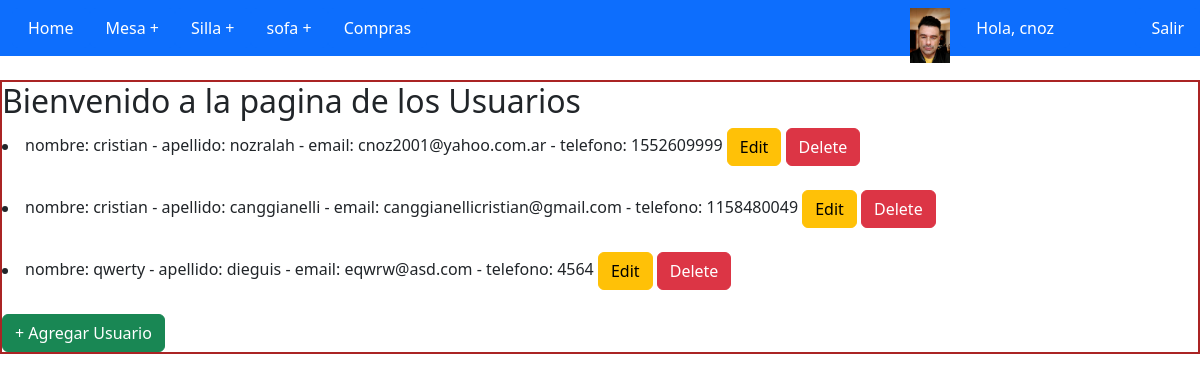
The app's page /productos/read_usuario/ (signed in) with its own data.
### productos/models.py (models this page shows)
class Usuario(models.Model):
    nombre = models.CharField(max_length= 30)
    apellido= models.CharField(max_length= 30)
    email = models.EmailField()
    telefono = models.IntegerField()
    def __str__(self):
        return f'nombre: {self.nombre} - apellido: {self.apellido} - email: {self.email} - telefono: {self.telefono}'

### productos/views.py (the view)
# urls.py: path('read_usuario/', read_usuario),
@login_required
def read_usuario(request=None):
    usuarios= Usuario.objects.all()
    avatar = Avatar.objects.filter(user = request.user.id)
    try:
        avatar = avatar[0].image.url
    except:
        avatar = None
    return render(request,'crud_usuario/read_usuario.html',{'usuario': usuarios,'avatar': avatar})

### productos/template/crud_usuario/read_usuario.html (shortened to what this page needs)
{% extends "../index.html" %}
{% load static %}
{% block contenido %}
<h2>Bienvenido a la pagina de los Usuarios </h2>
    {% for usuario in usuario %}
        <li>
            {{ usuario }}
            <a href="/productos/update_usuario/{{ usuario.id }}" class="btn btn-warning">Edit</a>
            <a href="/productos/delete_usuario/{{ usuario.id }}" class="btn btn-danger">Delete</a>
        </li>
        <br>
    {% endfor %}
    <a class="btn btn-success" href="/productos/create_usuario"> + Agregar Usuario</a>
{% endblock %}

### productos/template/index.html (shortened to what this page needs)
<!DOCTYPE html>
<html lang="en">
<head>
    {% load static %}
    <link rel="stylesheet" href="{% static '/css/myestylo.css' %}">
    <link rel="stylesheet" href="{%static 'css/bootstrap.min.css'%}">
</head>
<body>
    <nav class="navbar navbar-expand-lg navbar-light fixed-top bg-primary">
        <div class="container-fluid">
            <div class="collapse navbar-collapse" id="navbarSupportedContent">
            <ul class="nav nav-pills nav-fill">
                <li class="nav-item">
                    <a class="nav-link active" aria-current="page" href="/productos/">Home</a>
                  </li>
                  {% if staff_member_required %}
                  {% include "acceso.html" %}
                  {% else %}
                <li class="nav-item">
                  <a class="nav-link active" aria-current="page" href="/productos/read_mesas">Mesa +</a>
                </li>
                  {% endif %}
                  {% if staff_member_required %}
                  {% include "acceso.html" %}
                  {% else %}
                <li class="nav-item">
                  <a class="nav-link active" aria-current="page" href="/productos/read_sillas">Silla +</a>
                </li>
                {% endif %}
                  {% if staff_member_required %}
                  {% include "acceso.html" %}
                  {% else %}
                <li class="nav-item">
                  <a class="nav-link active" aria-current="page" href="/productos/read_sofa">sofa +</a>
                </li>
                {% endif %}
                <li class="nav-item">
                  <a class="nav-link active" aria-current="page" href="/productos/compras">Compras</a>
                </li>
                <li class="nav-item" style="position: absolute; right: 130px">
                  <a class="nav-link active" aria-current="page" href="/productos/perfil/">Hola, {{ user.username }}</a>
                </li>
                <li class="nav-item" style="position: absolute; right: 250px">
                  <img src='{{ avatar }}' width="40px">
                </li>
                <li class="nav-item" style="position: absolute; right: 0px">
                  <a class="nav-link active" aria-current="page" href="/productos/logout/">Salir</a>
                </li>
            </ul>
        </div>
        </div>
    </nav>
    <div class="contenido1">
        {% block contenido %}{% endblock %}
    </div>
</body>
</html>

### productos/static/css/myestylo.css (style rules this page uses)
.contenido1 { position: relative; top: 80px; border: 2px solid rgb(170, 36, 36); }

### records on screen
Usuario: nombre+apellido+email "nombre: cristian - apellido: nozralah - email: cnoz2001@yahoo.com.ar - telefono: 1552609999"
Usuario: nombre+apellido+email "nombre: cristian - apellido: canggianelli - email: canggianellicristian@gmail.com - telefono: 1158480049"
Usuario: nombre+apellido+email "nombre: qwerty - apellido: dieguis - email: eqwrw@asd.com - telefono: 4564"

### other values on screen
{{ user.username }} "cnoz"
